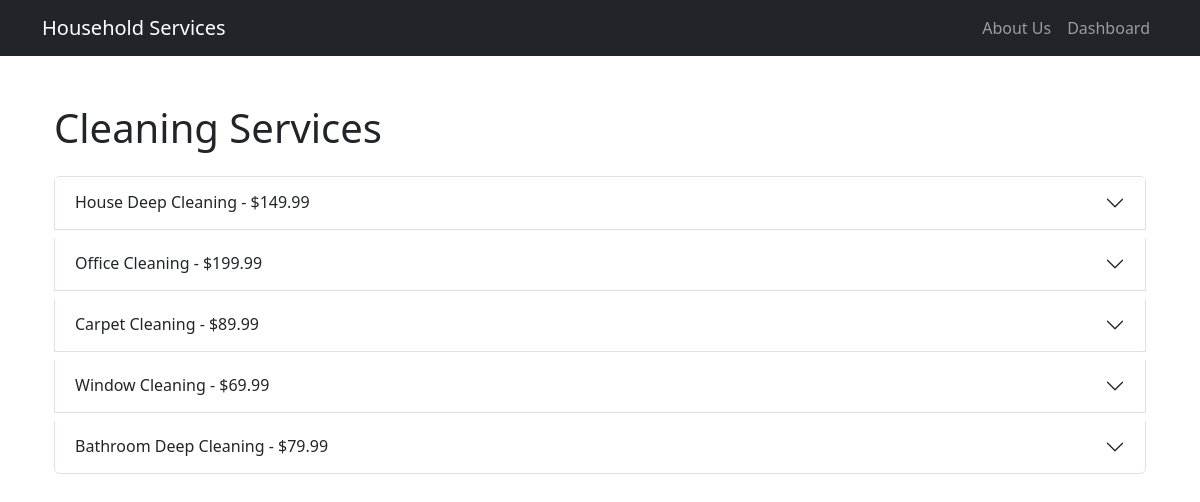
/customer/products/cleaning (signed in), run on the app's committed database.
### model.py (models this page shows, shortened)
class SubService(db.Model):
    id = db.Column(db.Integer, primary_key=True)
    parent_service_id = db.Column(db.Integer, db.ForeignKey('service.id'), nullable=False)
    name = db.Column(db.String(100), nullable=False)
    description = db.Column(db.Text)
    price = db.Column(db.Float, nullable=False)
    time_required = db.Column(db.Integer, nullable=False)  # in minutes
    is_active = db.Column(db.Boolean, default=True)
    parent_service = db.relationship('Service', backref='sub_services')

### routes.py (the view)
@app.route('/customer/products/<service_type>')
@login_required
def service_products(service_type):
    service = Service.query.filter_by(name=service_type.replace('_', ' ').title()).first()
    if not service:
        flash('Service not found', 'error')
        return redirect(url_for('dashboard'))
    sub_services = SubService.query.filter_by(
        parent_service_id=service.id,
        is_active=True
    ).all()
    template_name = f'customer/products/{service_type}.html'
    return render_template(template_name, sub_services=sub_services, service=service)

### app.py (called while the page is built)
@login_manager.user_loader
def load_user(user_id):
    return User.query.get(int(user_id))

### templates/customer/products/cleaning.html (shortened to what this page needs)
{% extends "dashboard.html" %}
{% block content %}
<div class="container mt-5">
    <h1 class="mb-4">Cleaning Services</h1>
    <div class="accordion" id="servicesAccordion">
        {% for sub_service in sub_services %}
        <div class="accordion-item mb-2">
            <h2 class="accordion-header" id="heading{{ loop.index }}">
                <button class="accordion-button collapsed" type="button" data-bs-toggle="collapse"
                        data-bs-target="#collapse{{ loop.index }}" aria-expanded="false"
                        aria-controls="collapse{{ loop.index }}">
                    {{ sub_service.name }} - ${{ sub_service.price }}
                </button>
            </h2>
        </div>
        {% endfor %}
    </div>
</div>
{% endblock %}

### data on the page
SubService: name "House Deep Cleaning", price "149.99"
SubService: name "Office Cleaning", price "199.99"
SubService: name "Carpet Cleaning", price "89.99"
SubService: name "Window Cleaning", price "69.99"
SubService: name "Bathroom Deep Cleaning", price "79.99"
